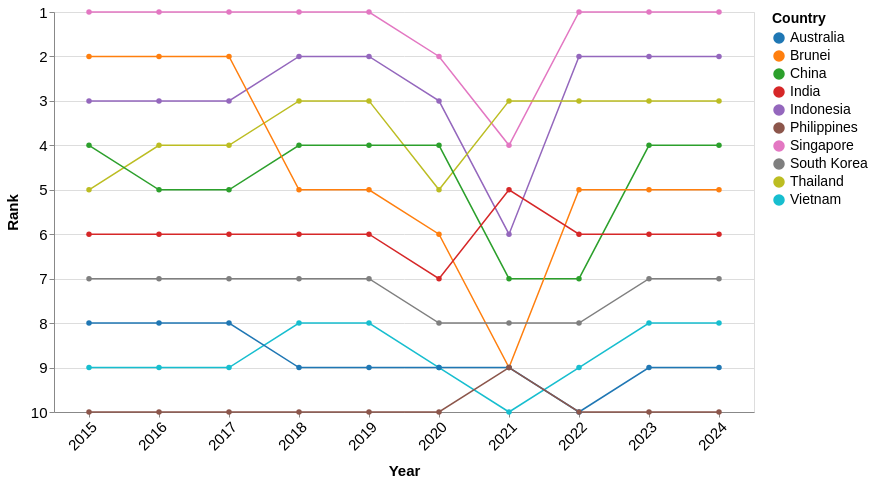

Vega-Lite specification stored for this chart:
### Vega-Lite specification from a JSON file in a GitHub repository (floating-point values rounded to 4 significant figures)
{"$schema": "https://vega.github.io/schema/vega-lite/v5.json", "data": {"values": [{"Country": "Singapore", "year": 2024, "Visitors": 4276007, "rank": 1}, {"Country": "Singapore", "year": 2023, "Visitors": 8308230, "rank": 1}, {"Country": "Singapore", "year": 2022, "Visitors": 5222991, "rank": 1}, {"Country": "Singapore", "year": 2021, "Visitors": 16308, "rank": 4}, {"Country": "Singapore", "year": 2020, "Visitors": 1545255, "rank": 2}, {"Country": "Singapore", "year": 2019, "Visitors": 10163882, "rank": 1}, {"Country": "Singapore", "year": 2018, "Visitors": 10615986, "rank": 1}, {"Country": "Singapore", "year": 2017, "Visitors": 12441713, "rank": 1}, {"Country": "Singapore", "year": 2016, "Visitors": 13272961, "rank": 1}, {"Country": "Singapore", "year": 2015, "Visitors": 12930754, "rank": 1}, {"Country": "Indonesia", "year": 2024, "Visitors": 1786630, "rank": 2}, {"Country": "Indonesia", "year": 2023, "Visitors": 3108165, "rank": 2}, {"Country": "Indonesia", "year": 2022, "Visitors": 1481739, "rank": 2}, {"Country": "Indonesia", "year": 2021, "Visitors": 11025, "rank": 6}, {"Country": "Indonesia", "year": 2020, "Visitors": 711723, "rank": 3}, {"Country": "Indonesia", "year": 2019, "Visitors": 3623277, "rank": 2}, {"Country": "Indonesia", "year": 2018, "Visitors": 3277689, "rank": 2}, {"Country": "Indonesia", "year": 2017, "Visitors": 2796570, "rank": 3}, {"Country": "Indonesia", "year": 2016, "Visitors": 3049964, "rank": 3}, {"Country": "Indonesia", "year": 2015, "Visitors": 2788033, "rank": 3}, {"Country": "Thailand", "year": 2024, "Visitors": 813783, "rank": 3}, {"Country": "Thailand", "year": 2023, "Visitors": 1551282, "rank": 3}, {"Country": "Thailand", "year": 2022, "Visitors": 715528, "rank": 3}, {"Country": "Thailand", "year": 2021, "Visitors": 59607, "rank": 3}, {"Country": "Thailand", "year": 2020, "Visitors": 394413, "rank": 5}, {"Country": "Thailand", "year": 2019, "Visitors": 1884306, "rank": 3}, {"Country": "Thailand", "year": 2018, "Visitors": 1914692, "rank": 3}, {"Country": "Thailand", "year": 2017, "Visitors": 1836522, "rank": 4}, {"Country": "Thailand", "year": 2016, "Visitors": 1780800, "rank": 4}, {"Country": "Thailand", "year": 2015, "Visitors": 1343569, "rank": 5}, {"Country": "China", "year": 2024, "Visitors": 1449711, "rank": 4}, {"Country": "China", "year": 2023, "Visitors": 1474114, "rank": 4}, {"Country": "China", "year": 2022, "Visitors": 211363, "rank": 7}, {"Country": "China", "year": 2021, "Visitors": 7701, "rank": 7}, {"Country": "China", "year": 2020, "Visitors": 405149, "rank": 4}, {"Country": "China", "year": 2019, "Visitors": 3114257, "rank": 4}, {"Country": "China", "year": 2018, "Visitors": 2944133, "rank": 4}, {"Country": "China", "year": 2017, "Visitors": 2281666, "rank": 5}, {"Country": "China", "year": 2016, "Visitors": 2124942, "rank": 5}, {"Country": "China", "year": 2015, "Visitors": 1677163, "rank": 4}, {"Country": "Brunei", "year": 2024, "Visitors": 565999, "rank": 5}, {"Country": "Brunei", "year": 2023, "Visitors": 811833, "rank": 5}, {"Country": "Brunei", "year": 2022, "Visitors": 301757, "rank": 5}, {"Country": "Brunei", "year": 2021, "Visitors": 773, "rank": 9}, {"Country": "Brunei", "year": 2020, "Visitors": 136020, "rank": 6}, {"Country": "Brunei", "year": 2019, "Visitors": 1216123, "rank": 5}, {"Country": "Brunei", "year": 2018, "Visitors": 1382031, "rank": 5}, {"Country": "Brunei", "year": 2017, "Visitors": 1660506, "rank": 2}, {"Country": "Brunei", "year": 2016, "Visitors": 1391016, "rank": 2}, {"Country": "Brunei", "year": 2015, "Visitors": 1133555, "rank": 2}, {"Country": "India", "year": 2024, "Visitors": 537493, "rank": 6}, {"Country": "India", "year": 2023, "Visitors": 671846, "rank": 6}, {"Country": "India", "year": 2022, "Visitors": 324548, "rank": 6}, {"Country": "India", "year": 2021, "Visitors": 3916, "rank": 5}, {"Country": "India", "year": 2020, "Visitors": 155883, "rank": 7}, {"Country": "India", "year": 2019, "Visitors": 735309, "rank": 6}, {"Country": "India", "year": 2018, "Visitors": 600311, "rank": 6}, {"Country": "India", "year": 2017, "Visitors": 552739, "rank": 6}, {"Country": "India", "year": 2016, "Visitors": 638578, "rank": 6}, {"Country": "India", "year": 2015, "Visitors": 722141, "rank": 6}, {"Country": "South Korea", "year": 2024, "Visitors": 232711, "rank": 7}, {"Country": "South Korea", "year": 2023, "Visitors": 400853, "rank": 7}, {"Country": "South Korea", "year": 2022, "Visitors": 146384, "rank": 8}, {"Country": "South Korea", "year": 2021, "Visitors": 3028, "rank": 8}, {"Country": "South Korea", "year": 2020, "Visitors": 119750, "rank": 8}, {"Country": "South Korea", "year": 2019, "Visitors": 673065, "rank": 7}, {"Country": "South Korea", "year": 2018, "Visitors": 616783, "rank": 7}, {"Country": "South Korea", "year": 2017, "Visitors": 484528, "rank": 7}, {"Country": "South Korea", "year": 2016, "Visitors": 444439, "rank": 7}, {"Country": "South Korea", "year": 2015, "Visitors": 421161, "rank": 7}, {"Country": "Vietnam", "year": 2024, "Visitors": 137344, "rank": 8}, {"Country": "Vietnam", "year": 2023, "Visitors": 286083, "rank": 8}, {"Country": "Vietnam", "year": 2022, "Visitors": 123931, "rank": 9}, {"Country": "Vietnam", "year": 2021, "Visitors": 14136, "rank": 10}, {"Country": "Vietnam", "year": 2020, "Visitors": 71622, "rank": 9}, {"Country": "Vietnam", "year": 2019, "Visitors": 892716, "rank": 8}, {"Country": "Vietnam", "year": 2018, "Visitors": 786327, "rank": 8}, {"Country": "Vietnam", "year": 2017, "Visitors": 638135, "rank": 9}, {"Country": "Vietnam", "year": 2016, "Visitors": 703737, "rank": 9}, {"Country": "Vietnam", "year": 2015, "Visitors": 646891, "rank": 9}, {"Country": "Australia", "year": 2024, "Visitors": 159318, "rank": 9}, {"Country": "Australia", "year": 2023, "Visitors": 276477, "rank": 9}, {"Country": "Australia", "year": 2022, "Visitors": 118598, "rank": 10}, {"Country": "Australia", "year": 2021, "Visitors": 33451, "rank": 9}, {"Country": "Australia", "year": 2020, "Visitors": 195146, "rank": 9}, {"Country": "Australia", "year": 2019, "Visitors": 1282782, "rank": 9}, {"Country": "Australia", "year": 2018, "Visitors": 1034871, "rank": 9}, {"Country": "Australia", "year": 2017, "Visitors": 899202, "rank": 8}, {"Country": "Australia", "year": 2016, "Visitors": 737115, "rank": 8}, {"Country": "Australia", "year": 2015, "Visitors": 714047, "rank": 8}, {"Country": "Philippines", "year": 2024, "Visitors": 60100, "rank": 10}, {"Country": "Philippines", "year": 2023, "Visitors": 137781, "rank": 10}, {"Country": "Philippines", "year": 2022, "Visitors": 86462, "rank": 10}, {"Country": "Philippines", "year": 2021, "Visitors": 10229, "rank": 9}, {"Country": "Philippines", "year": 2020, "Visitors": 53889, "rank": 10}, {"Country": "Philippines", "year": 2019, "Visitors": 1114257, "rank": 10}, {"Country": "Philippines", "year": 2018, "Visitors": 1167375, "rank": 10}, {"Country": "Philippines", "year": 2017, "Visitors": 1066461, "rank": 10}, {"Country": "Philippines", "year": 2016, "Visitors": 1029488, "rank": 10}, {"Country": "Philippines", "year": 2015, "Visitors": 957408, "rank": 10}]}, "width": 700, "height": 400, "mark": {"type": "line", "point": true, "strokeWidth": 1.5}, "encoding": {"x": {"field": "year", "type": "ordinal", "title": "Year", "axis": {"labelOverlap": "parity", "labelAngle": -45}}, "y": {"field": "rank", "type": "quantitative", "title": "Rank", "scale": {"domain": [10, 1], "nice": true}, "axis": {"reverse": true}}, "color": {"field": "Country", "type": "nominal", "scale": {"scheme": "category10"}}, "tooltip": [{"field": "Country", "type": "nominal", "title": "Country"}, {"field": "year", "type": "ordinal", "title": "Year"}, {"field": "rank", "type": "quantitative", "title": "Rank"}, {"field": "Visitors", "type": "quantitative", "title": "Visitors", "format": ","}]}, "config": {"axis": {"labelFontSize": 15, "titleFontSize": 15, "titlePadding": 10}, "legend": {"labelFontSize": 14, "titleFontSize": 14, "labelPadding": 10}, "tooltip": {"labelFontSize": 15, "titleFontSize": 15}}}
